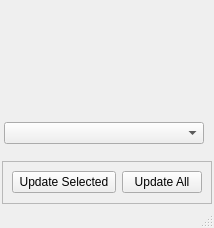
<?xml version="1.0" encoding="UTF-8"?>
<ui version="4.0">
 <class>MainWindow</class>
 <widget class="QMainWindow" name="MainWindow">
  <property name="geometry">
   <rect>
    <x>0</x>
    <y>0</y>
    <width>214</width>
    <height>228</height>
   </rect>
  </property>
  <property name="windowTitle">
   <string>MainWindow</string>
  </property>
  <widget class="QWidget" name="centralwidget">
   <layout class="QVBoxLayout" name="verticalLayout">
    <property name="leftMargin">
     <number>2</number>
    </property>
    <property name="topMargin">
     <number>2</number>
    </property>
    <property name="rightMargin">
     <number>2</number>
    </property>
    <property name="bottomMargin">
     <number>2</number>
    </property>
    <item>
     <widget class="QFrame" name="image_main_frame">
      <property name="frameShape">
       <enum>QFrame::NoFrame</enum>
      </property>
      <property name="frameShadow">
       <enum>QFrame::Raised</enum>
      </property>
      <layout class="QHBoxLayout" name="horizontalLayout_3">
       <property name="leftMargin">
        <number>2</number>
       </property>
       <property name="topMargin">
        <number>2</number>
       </property>
       <property name="rightMargin">
        <number>2</number>
       </property>
       <property name="bottomMargin">
        <number>2</number>
       </property>
       <item>
        <widget class="QFrame" name="image_frame">
         <property name="minimumSize">
          <size>
           <width>100</width>
           <height>100</height>
          </size>
         </property>
         <property name="frameShape">
          <enum>QFrame::NoFrame</enum>
         </property>
         <property name="frameShadow">
          <enum>QFrame::Raised</enum>
         </property>
         <layout class="QVBoxLayout" name="verticalLayout_2"/>
        </widget>
       </item>
       <item>
        <spacer name="horizontalSpacer">
         <property name="orientation">
          <enum>Qt::Horizontal</enum>
         </property>
         <property name="sizeHint" stdset="0">
          <size>
           <width>40</width>
           <height>20</height>
          </size>
         </property>
        </spacer>
       </item>
      </layout>
     </widget>
    </item>
    <item>
     <widget class="QFrame" name="options_frame">
      <property name="frameShape">
       <enum>QFrame::NoFrame</enum>
      </property>
      <property name="frameShadow">
       <enum>QFrame::Raised</enum>
      </property>
      <layout class="QHBoxLayout" name="horizontalLayout">
       <property name="leftMargin">
        <number>2</number>
       </property>
       <property name="topMargin">
        <number>2</number>
       </property>
       <property name="rightMargin">
        <number>2</number>
       </property>
       <property name="bottomMargin">
        <number>2</number>
       </property>
       <item>
        <widget class="QComboBox" name="rig_list_comboBox">
         <property name="minimumSize">
          <size>
           <width>200</width>
           <height>0</height>
          </size>
         </property>
        </widget>
       </item>
       <item>
        <spacer name="horizontalSpacer_3">
         <property name="orientation">
          <enum>Qt::Horizontal</enum>
         </property>
         <property name="sizeHint" stdset="0">
          <size>
           <width>40</width>
           <height>20</height>
          </size>
         </property>
        </spacer>
       </item>
      </layout>
     </widget>
    </item>
    <item>
     <widget class="QFrame" name="update_frame">
      <property name="frameShape">
       <enum>QFrame::StyledPanel</enum>
      </property>
      <property name="frameShadow">
       <enum>QFrame::Raised</enum>
      </property>
      <layout class="QHBoxLayout" name="horizontalLayout_2">
       <item>
        <widget class="QPushButton" name="update_pushButton">
         <property name="text">
          <string> Update Selected </string>
         </property>
        </widget>
       </item>
       <item>
        <widget class="QPushButton" name="update__all_pushButton">
         <property name="text">
          <string> Update All </string>
         </property>
        </widget>
       </item>
       <item>
        <spacer name="horizontalSpacer_2">
         <property name="orientation">
          <enum>Qt::Horizontal</enum>
         </property>
         <property name="sizeHint" stdset="0">
          <size>
           <width>40</width>
           <height>20</height>
          </size>
         </property>
        </spacer>
       </item>
      </layout>
     </widget>
    </item>
   </layout>
  </widget>
  <widget class="QMenuBar" name="menubar">
   <property name="geometry">
    <rect>
     <x>0</x>
     <y>0</y>
     <width>214</width>
     <height>21</height>
    </rect>
   </property>
  </widget>
  <widget class="QStatusBar" name="statusbar"/>
 </widget>
 <resources/>
 <connections/>
</ui>
